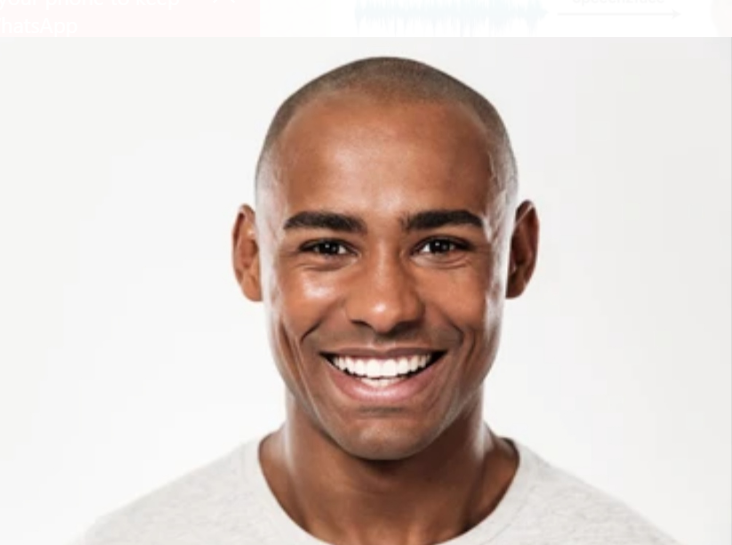
#> input picture image1.png, 732 x 545 px, found by its file name
$ jupyter execute Gaurav_OpenCV_Bootcamp.ipynb
#> lines starting #> are read from the running program, lines starting #| are printed output that depends on the picture
###**What is meant by Image Processing**
Image Processing performing some operations on the image to achive some goal (which can be removing noise from the image, creating a better quality image, compressing the image, applying some filters, etc).

**IMAGE DENOISING**

<br>

**IMAGE COMPRESSION**

<br>

###**Importing cv2 Library**
To use any functionalities of any library, we must first need to import the library into our code. In python, we use **import** statement for the same.
<br>

[cell 1]
import cv2

[cell 2]
# Let's check the version of cv2 that we are using
cv2.__version__

###**Reading image using cv2**

For reading any image using OpenCv, we need **imread** function of cv2
<br>The imread function takes two parameters as the input named as *path* and *flag*.
- The first parameter *path* gives the location of the image to be read.
- The second parameter specifies the way image is to be read.
 - There are a lot of ways to read the image. A few of them are:
   - **cv2.IMREAD_COLOR**: We can use cv2.IMREAD_COLOR or number 1 to specify this flag. This specifies to read the image as a three channel image (i.e. RGB image). Any alpha/tranparency channel will be neglected.
   - **cv2.IMREAD_GRAYSCALE**: It specifies to load the image in *grayscale* mode. We can either use number '0' or cv2.IMREAD_GRAYSCALE to specify this flag.


[cell 3]
# As we are working on the google colab, we first need to upload the iamge file to the colab, before using it here.

from google.colab import files
uploaded = files.upload()
#> the answer given: image1.png

Now if we go to the files section in the left, we can see the image uploaded over there.

[cell 4]
# Now after uploading the file, let's read the image and store it in a variable.
# For that we need the image path

img_path = "/content/image1.png"

## Using default flag
img = cv2.imread(img_path)
#> img is the input picture: shape (545, 732, 3); mean B, G, R 197.1, 203.4, 217.2

Now after storing the image in a variable, let's see how actually our image is stored in the variable.

[cell 5]
print("Image shape: ", img.shape)
#| Image shape:  (545, 732, 3)
print(img)
#> (printed output is left out)

We can see the image is stored as a 3-D Array, with where first 2 dimensions defines the length and breadth of the image, while the 3rd dimension represents the three channel of the image (Red, Green and Blue).

**Now let's see our image**

To show the image, we use **imshow()** function of the image. The function takes two arguments as the input. First is the name of the image, to be shown and the second one is the image variable.

[cell 6]
cv2.imshow("image", img)

The above error shows, that because of some particular reasons, google colab does not allow the use of cv2.imshow function. So google colab provides an alternative for the same.

[cell 7]
from google.colab.patches import cv2_imshow

cv2_imshow(img)

>**NOTE:** The above method of showing the image using cv2_imread is an alternative way for cv2.imread. cv2.imread is the correct method when you are running the  code on your local machine. The cv2_imread method may not work on our local machine.

[cell 8]
## Reading the image in Grayscale mode

img = cv2.imread(img_path, 0)
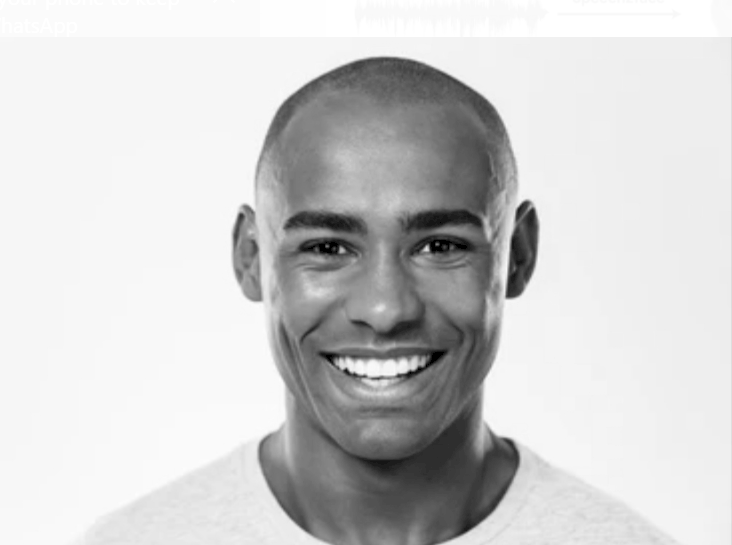
#> img: shape (545, 732); min 0, max 255, mean 207.7
print("Image shape: ", img.shape)
#| Image shape:  (545, 732)
cv2_imshow(img)

Notice the grayscale image is stored as 2-D array, as it doesn't have 3 channels for Red, Green and Blue.

###**Changing the image type**
We can convert any image from one form to another using **cvtColor** function of cv2.
<br>
> The function takes two inputs as parameter:
 - The first one is the variable storing the image.
 - The second parameter defines the conversion of the image from current form to the new one.


[cell 9]
img = cv2.imread(img_path)

# Converts the RGB image to BGR image
im_bgr = cv2.cvtColor(img, cv2.COLOR_RGB2BGR)
print("RGB IMAGE")
cv2_imshow(img)
print("\nBGR IMAGE")
cv2_imshow(im_bgr)


$ run again, with image2.png copied over image1.png
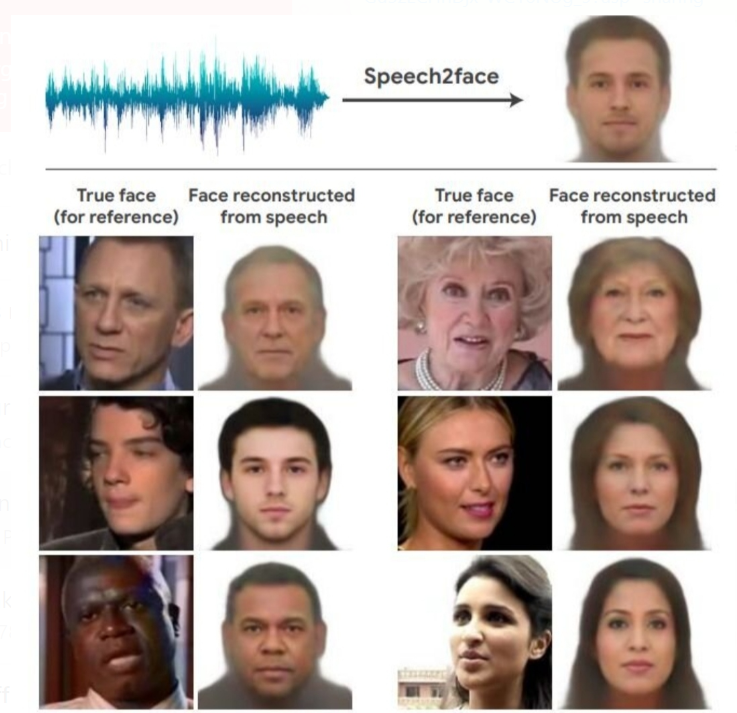
#> input picture image2.png, 737 x 713 px, found by its file name
#> img is the input picture: shape (713, 737, 3); mean B, G, R 167.8, 173.1, 185.5
#| Image shape:  (713, 737, 3)
#> (printed output is left out)
#> `img = cv2.imread(img_path, 0)`:
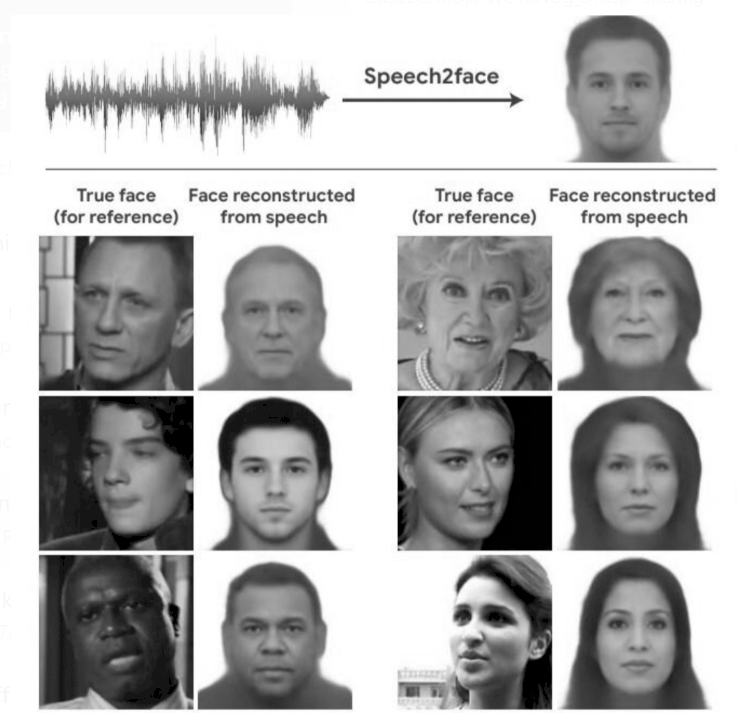
#> img: shape (713, 737); min 0, max 255, mean 177.2
#| Image shape:  (713, 737)
